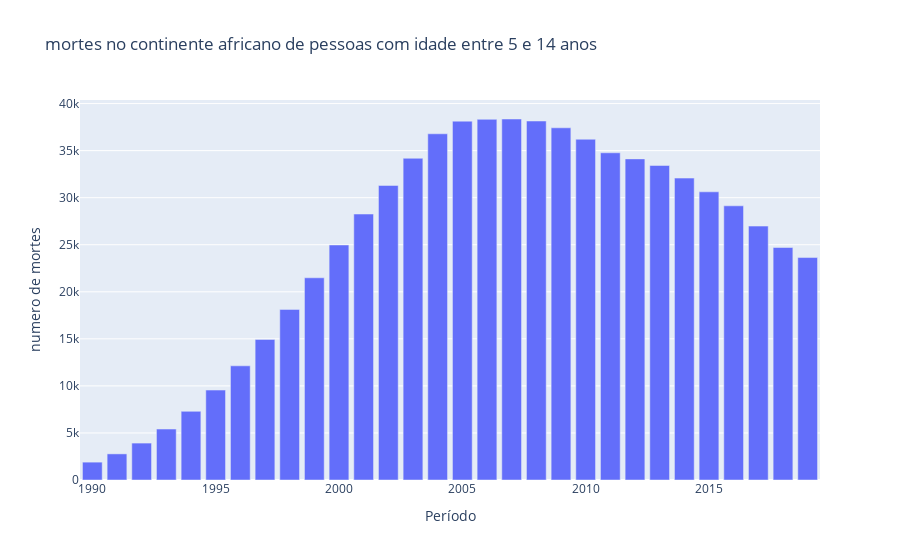

The notebook cell this image was saved under:
### Code cell
data = [go.Bar(x=africa_df['Year'].values,
               y=soma_por_ano_africa['Deaths - HIV/AIDS - Sex: Both - Age: 5-14 years (Number)'])]
               

#criando layout
configuracoes_layout = go.Layout(title='mortes no continente africano de pessoas com idade entre 5 e 14 anos',
                                 yaxis={'title': 'numero de mortes'},
                                 xaxis={'title': 'Período'})

#objeto figura

fig = go.Figure(data=data, layout=configuracoes_layout)

#plotando o grafico
py.iplot(fig)

### Figure 1 — Plotly figure (JSON) as saved in the notebook; plotly's stock layout.template omitted (floating-point values rounded to 4 significant figures; data arrays with more than 128 entries replaced by an {"elided": "..."} marker saying what was removed)
{"data": [{"type": "bar", "x": {"elided": "1500 int values"}, "y": [1898, 2776, 3923, 5414, 7296, 9556, 12133, 14938, 18129, 21487, 24975, 28264, 31301, 34188, 36789, 38133, 38326, 38361, 38149, 37425, 36209, 34770, 34123, 33423, 32083, 30623, 29135, 26981, 24705, 23637]}], "layout": {"title": {"text": "mortes no continente africano de pessoas com idade entre 5 e 14 anos"}, "xaxis": {"title": {"text": "Período"}}, "yaxis": {"title": {"text": "numero de mortes"}}}}
